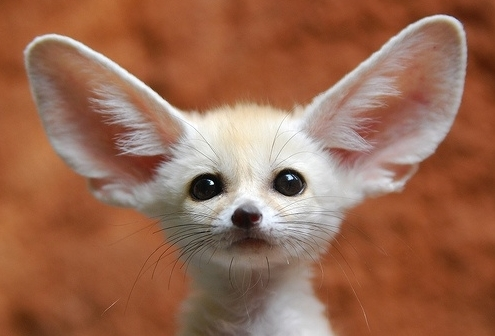
//> input picture hw2/code/input.jpg, 495 x 336 px
$ ./hist_matching_YUV   (built with g++ and OpenCV 4)
//> lines starting //> are read from the running program, lines starting //| are printed output that depends on the picture
#include "hist_func.h"
void hist_matching(Mat& input, Mat& matched, G* trans_func_T, G* trans_func_G, G* trans_func_matching, float* CDF_T, float* CDF_G);

int main() {
	Mat input = imread("input.jpg", CV_LOAD_IMAGE_COLOR);
//> input is the input picture: 336 rows x 495 cols, CV_8UC3; mean B, G, R 81.4, 105.2, 153.6
	Mat ref = imread("ref_img.jpg", CV_LOAD_IMAGE_COLOR);
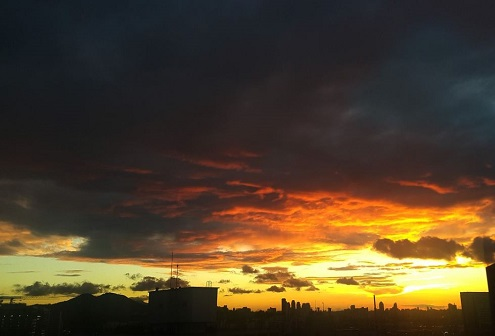
//> input picture hw2/code/ref_img.JPG, 495 x 336 px
//> ref is the input picture: 336 rows x 495 cols, CV_8UC3; mean B, G, R 43, 64.9, 80.9

	Mat matched_YUV;
	Mat ref_YUV;
	cvtColor(input, matched_YUV, CV_BGR2YUV);	// BGR -> YUV
//> matched_YUV: 336 rows x 495 cols, CV_8UC3; mean of channels 0, 1, 2 117, 110.5, 160.1
	cvtColor(ref, ref_YUV, CV_BGR2YUV);		// BGR -> YUV
//> ref_YUV: 336 rows x 495 cols, CV_8UC3; mean of channels 0, 1, 2 67.2, 116, 140

	// split each channel(Y, U, V) -- matched_YUV
	Mat channels[3];
	split(matched_YUV, channels);
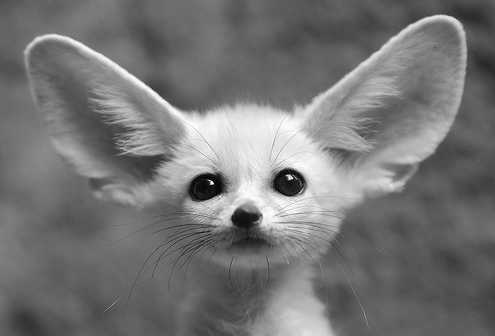
//> channels[0]: 336 rows x 495 cols, CV_8UC1; min 0, max 255, mean 117
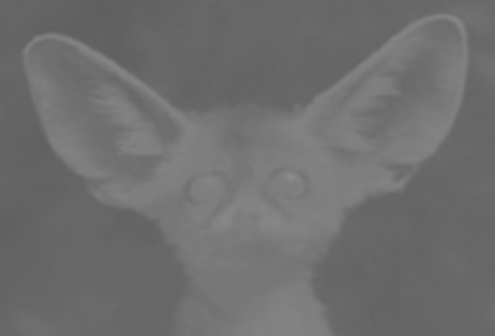
//> channels[1]: 336 rows x 495 cols, CV_8UC1; min 94, max 141, mean 110.5
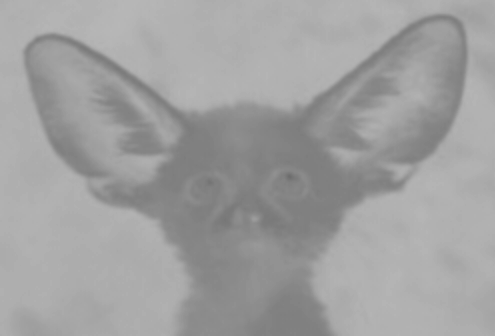
//> channels[2]: 336 rows x 495 cols, CV_8UC1; min 109, max 183, mean 160.1
	Mat Y = channels[0];						// U = channels[1], V = channels[2]

	// split each channel(Y, U, V) --- ref_YUV
	Mat channels_ref[3];
	split(ref_YUV, channels_ref);
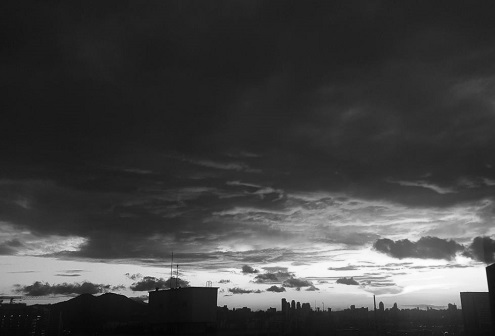
//> channels_ref[0]: 336 rows x 495 cols, CV_8UC1; min 2, max 255, mean 67.2
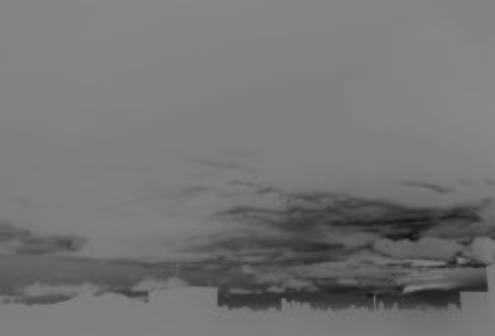
//> channels_ref[1]: 336 rows x 495 cols, CV_8UC1; min 19, max 137, mean 116
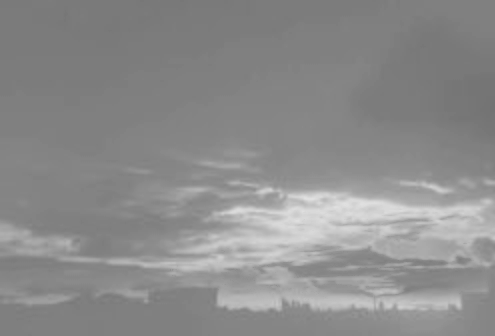
//> channels_ref[2]: 336 rows x 495 cols, CV_8UC1; min 115, max 225, mean 140
	Mat ref_Y = channels_ref[0];						// U = channels[1], V = channels[2]

	//PDF or transfer function txt files
	FILE* f_PDF_BGR, *f_PDF_ref_BGR, * f_matched_PDF_YUV;
	FILE* f_trans_func_matching_YUV;	//G_inv(T(r))

//> (the run ends here: the program needs code that is not available in this run, at `float** PDF_BGR = cal_PDF_BGR(input);`)
